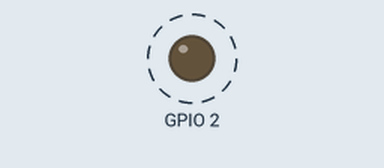
This sketch was run on a simulated ESP32. On the bench: output pins drawn as LEDs (lit = HIGH). Dashed ring = blinking.

Above: at 0.5 s.
Timing chart, 0 to 4.6 s (numbered marks = the images above):
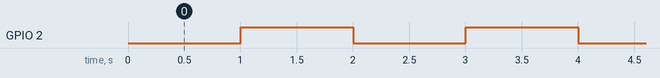

Measured:
- by itself, GPIO 2: alternates HIGH for 1.0 s and LOW for 1.0 s

The sketch:

timer_test.ino
```cpp
hw_timer_t * timer = NULL;

volatile uint32_t isrCounter = 0;
volatile uint32_t lastIsrAt = 0;
int state = 0;

void IRAM_ATTR onTimer(){
  isrCounter++;
  lastIsrAt = millis();
}

void setup() {
  // put your setup code here, to run once:
  timer = timerBegin(0, 80, true);

  // Attach onTimer function to our timer.
  timerAttachInterrupt(timer, &onTimer, true);

  // Set alarm to call onTimer function every second (value in microseconds).
  // Repeat the alarm (third parameter)
  timerAlarmWrite(timer, 1000, true);

  // Start an alarm
  timerAlarmEnable(timer);
  pinMode (2, OUTPUT);

}

void loop() {
  if (isrCounter > 1000) {
    isrCounter = 0;
    state = state >> 1;
    digitalWrite(2, !digitalRead(2));
  }
  delay(20);
}
```
